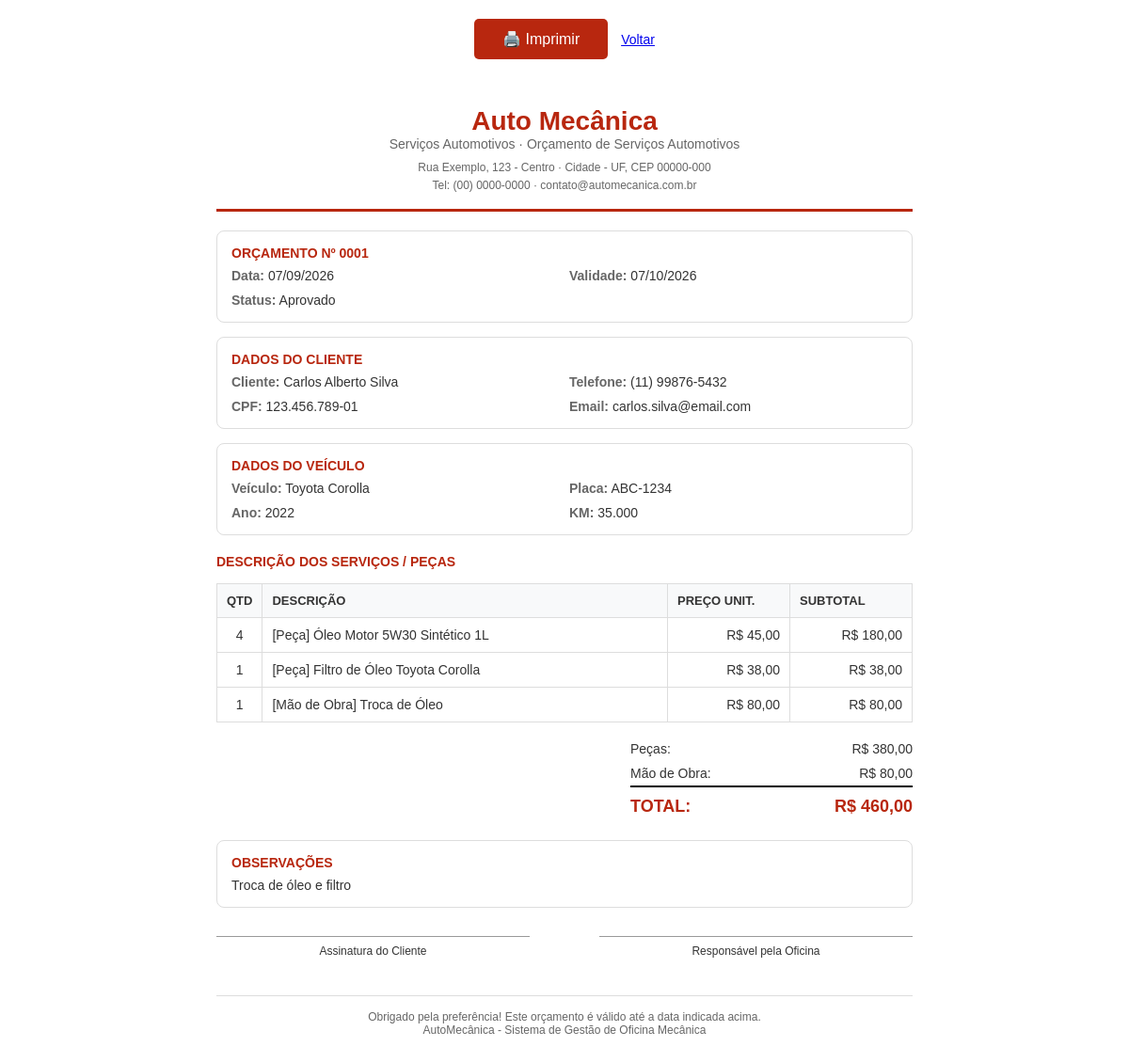
The app's page /pages/orcamentos/imprimir.php?id=1 (signed in) with its own data.
### tables this page shows
CREATE TABLE orcamentos (
  id INT AUTO_INCREMENT PRIMARY KEY,
  numero INT NOT NULL UNIQUE,
  cliente_id INT NOT NULL,
  veiculo_id INT NULL,
  os_id INT NULL,
  data_orcamento DATE NOT NULL,
  data_validade DATE,
  status ENUM('aberto','aprovado','reprovado','cancelado') DEFAULT 'aberto',
  total_pecas DECIMAL(10,2) DEFAULT 0,
  total_mao_obra DECIMAL(10,2) DEFAULT 0,
  total_geral DECIMAL(10,2) DEFAULT 0,
  desconto DECIMAL(10,2) DEFAULT 0,
  observacoes TEXT,
  criado_por INT,
  data_criacao TIMESTAMP DEFAULT CURRENT_TIMESTAMP,
  FOREIGN KEY (cliente_id) REFERENCES clientes(id),
  FOREIGN KEY (veiculo_id) REFERENCES veiculos(id) ON DELETE SET NULL,
  FOREIGN KEY (os_id) REFERENCES ordens_servico(id) ON DELETE SET NULL,
  FOREIGN KEY (criado_por) REFERENCES usuarios(id)
);

CREATE TABLE clientes (
  id INT AUTO_INCREMENT PRIMARY KEY,
  nome VARCHAR(120) NOT NULL,
  cpf VARCHAR(14) UNIQUE,
  telefone VARCHAR(20),
  email VARCHAR(120),
  endereco VARCHAR(255),
  cidade VARCHAR(80),
  observacoes TEXT,
  data_cadastro TIMESTAMP DEFAULT CURRENT_TIMESTAMP,
  data_atualizacao TIMESTAMP DEFAULT CURRENT_TIMESTAMP ON UPDATE CURRENT_TIMESTAMP
);

CREATE TABLE veiculos (
  id INT AUTO_INCREMENT PRIMARY KEY,
  cliente_id INT NOT NULL,
  placa VARCHAR(10) UNIQUE,
  marca VARCHAR(50),
  modelo VARCHAR(60),
  ano YEAR,
  cor VARCHAR(30),
  km_atual INT DEFAULT 0,
  chassi VARCHAR(30),
  marca_id INT NULL,
  modelo_base_id INT NULL,
  modelo_id INT NULL,
  fipe_versao VARCHAR(150) NULL,
  valor_fipe DECIMAL(10,2) NULL,
  fipe_mes_referencia VARCHAR(20) NULL,
  FOREIGN KEY (cliente_id) REFERENCES clientes(id) ON DELETE CASCADE,
  FOREIGN KEY (marca_id) REFERENCES fipe_marcas(id) ON DELETE SET NULL,
  FOREIGN KEY (modelo_base_id) REFERENCES fipe_modelos_base(id) ON DELETE SET NULL,
  FOREIGN KEY (modelo_id) REFERENCES fipe_modelos(id) ON DELETE SET NULL
);

CREATE TABLE orcamento_itens (
  id INT AUTO_INCREMENT PRIMARY KEY,
  orcamento_id INT NOT NULL,
  tipo ENUM('peca','servico') NOT NULL,
  descricao_item VARCHAR(200),
  quantidade INT DEFAULT 1,
  preco_unitario DECIMAL(10,2) DEFAULT 0,
  subtotal DECIMAL(10,2) DEFAULT 0,
  FOREIGN KEY (orcamento_id) REFERENCES orcamentos(id) ON DELETE CASCADE
);

### config/conexao.php (called while the page is built, shortened)
<?php
function esc($dado) {
    return htmlspecialchars((string) $dado, ENT_QUOTES, 'UTF-8');
}
?>

### pages/orcamentos/imprimir.php (the view, shortened to what this page needs)
<?php
require_once __DIR__ . '/../../config/conexao.php';
$id = isset($_GET['id']) ? (int)$_GET['id'] : 0;
$stmt = $conn->prepare("SELECT o.*, c.nome as cliente_nome, c.cpf, c.telefone, c.email, c.endereco, c.cidade, v.marca, v.modelo, v.placa, v.ano, v.km_atual FROM orcamentos o LEFT JOIN clientes c ON c.id = o.cliente_id LEFT JOIN veiculos v ON v.id = o.veiculo_id WHERE o.id = :id");
$stmt->bindParam(':id', $id);
$stmt->execute();
$orcamento = $stmt->fetch();
$stmt = $conn->prepare("SELECT oi.* FROM orcamento_itens oi WHERE oi.orcamento_id = :id ORDER BY oi.id");
$stmt->bindParam(':id', $id);
$stmt->execute();
$itens = $stmt->fetchAll();
?>
<!DOCTYPE html>
<html lang="pt-BR">
<head>
</head>
<body>
    <div class="no-print">
        <button onclick="window.print()">🖨️ Imprimir</button>   <a href="detalhes.php?id=<?php echo $id; ?>" style="margin-left:10px;">Voltar</a>
    </div>
    <div class="container">
        <div class="header">
            <h1><?php echo EMPRESA_NOME; ?></h1>
            <p><?php echo EMPRESA_SLOGAN; ?> · Orçamento de Serviços Automotivos</p>
            <p class="contact-line">
                <?php echo EMPRESA_ENDERECO; ?> · <?php echo EMPRESA_CIDADE; ?><br>
                Tel: <?php echo EMPRESA_TELEFONE; ?> · <?php echo EMPRESA_EMAIL; ?>
            </p>
        </div>
        <div class="info-box">
            <h3>Orçamento Nº <?php echo str_pad($orcamento['numero'], 4, '0', STR_PAD_LEFT); ?></h3>
            <div class="info-grid">
                <div><span class="info-label">Data:</span> <?php echo date('d/m/Y', strtotime($orcamento['data_orcamento'])); ?></div>
                <div><span class="info-label">Validade:</span> <?php echo $orcamento['data_validade'] ? date('d/m/Y', strtotime($orcamento['data_validade'])) : '---'; ?></div>
                <div class="full"><span class="info-label">Status:</span> <?php echo esc(ucfirst($orcamento['status'])); ?></div>
            </div>
        </div>
        <div class="info-box">
            <h3>Dados do Cliente</h3>
            <div class="info-grid">
                <div><span class="info-label">Cliente:</span> <?php echo esc($orcamento['cliente_nome']); ?></div>
                <div><span class="info-label">Telefone:</span> <?php echo esc($orcamento['telefone'] ?: '-'); ?></div>
                <div><span class="info-label">CPF:</span> <?php echo esc($orcamento['cpf'] ?: '-'); ?></div>
                <div><span class="info-label">Email:</span> <?php echo esc($orcamento['email'] ?: '-'); ?></div>
            </div>
        </div>
        <?php if ($orcamento['marca']): ?>
        <div class="info-box">
            <h3>Dados do Veículo</h3>
            <div class="info-grid">
                <div><span class="info-label">Veículo:</span> <?php echo esc($orcamento['marca'] . ' ' . $orcamento['modelo']); ?></div>
                <div><span class="info-label">Placa:</span> <?php echo esc($orcamento['placa']); ?></div>
                <div><span class="info-label">Ano:</span> <?php echo esc($orcamento['ano'] ?: '-'); ?></div>
                <div><span class="info-label">KM:</span> <?php echo number_format($orcamento['km_atual'], 0, ',', '.'); ?></div>
            </div>
        </div>
        <?php endif; ?>
        <h3 style="margin-top:20px; color:#b8270f; text-transform:uppercase; font-size:14px;">Descrição dos Serviços / Peças</h3>
        <table>
            <thead>
                <tr>
                    <th class="text-center" style="width:40px">Qtd</th>
                    <th>Descrição</th>
                    <th style="width:130px">Preço Unit.</th>
                    <th style="width:130px">Subtotal</th>
                </tr>
            </thead>
            <tbody>
                <?php foreach ($itens as $item): ?>
                    <tr>
                        <td class="text-center"><?php echo (int) $item['quantidade']; ?></td>
                        <td>
                            <?php echo $item['tipo'] == 'peca' ? '[Peça] ' : '[Mão de Obra] '; ?>
                            <?php echo htmlspecialchars($item['descricao_item']); ?>
                        </td>
                        <td class="text-right"><?php echo 'R$ ' . number_format($item['preco_unitario'], 2, ',', '.'); ?></td>
                        <td class="text-right"><?php echo 'R$ ' . number_format($item['subtotal'], 2, ',', '.'); ?></td>
                    </tr>
                <?php endforeach; ?>
            </tbody>
        </table>
        <div class="totals">
            <div><span>Peças:</span><span><?php echo 'R$ ' . number_format($orcamento['total_pecas'], 2, ',', '.'); ?></span></div>
            <div><span>Mão de Obra:</span><span><?php echo 'R$ ' . number_format($orcamento['total_mao_obra'], 2, ',', '.'); ?></span></div>
            <div class="grand-total"><span>TOTAL:</span><span><?php echo 'R$ ' . number_format($orcamento['total_geral'], 2, ',', '.'); ?></span></div>
        </div>
        <?php if ($orcamento['observacoes']): ?>
        <div class="info-box" style="margin-top:20px;">
            <h3>Observações</h3>
            <p><?php echo nl2br(htmlspecialchars($orcamento['observacoes'])); ?></p>
        </div>
        <?php endif; ?>
        <div class="stamp">
            <div>Assinatura do Cliente</div>
            <div>Responsável pela Oficina</div>
        </div>
        <div class="footer">
            <p>Obrigado pela preferência! Este orçamento é válido até a data indicada acima.</p>
            <p>AutoMecânica - Sistema de Gestão de Oficina Mecânica</p>
        </div>
    </div>
</body>
</html>

### pages/orcamentos/imprimir.php (style rules this page uses)
* { box-sizing: border-box; margin: 0; padding: 0; }
body { font-family: Arial, sans-serif; font-size: 14px; color: #333; }
.container { max-width: 800px; margin: 0 auto; padding: 30px; }
.header { text-align: center; border-bottom: 3px solid #b8270f; padding-bottom: 15px; margin-bottom: 20px; }
.header h1 { color: #b8270f; font-size: 28px; }
.header p { color: #666; }
.header .contact-line { font-size: 12px; margin-top: 8px; line-height: 1.6; }
.info-box { border: 1px solid #ddd; border-radius: 8px; padding: 15px; margin-bottom: 15px; }
.info-box h3 { font-size: 14px; color: #b8270f; margin-bottom: 8px; text-transform: uppercase; }
.info-grid { display: grid; grid-template-columns: 1fr 1fr; gap: 10px; }
.info-grid .full { grid-column: 1 / -1; }
.info-label { font-weight: bold; color: #666; }
table { width: 100%; border-collapse: collapse; margin: 15px 0; }
table th, table td { padding: 10px; text-align: left; border: 1px solid #ddd; }
table th { background: #f8f9fa; font-size: 13px; text-transform: uppercase; }
.text-right { text-align: right; }
.text-center { text-align: center; }
.totals { margin-left: auto; width: 300px; }
.totals div { display: flex; justify-content: space-between; padding: 5px 0; }
.totals .grand-total { font-size: 18px; font-weight: bold; border-top: 2px solid #000; padding-top: 10px; }
.totals .grand-total span { color: #b8270f; }
.footer { margin-top: 40px; text-align: center; font-size: 12px; color: #666; border-top: 1px solid #ddd; padding-top: 15px; }
.stamp { margin-top: 30px; display: flex; justify-content: space-between; }
.stamp div { width: 45%; text-align: center; border-top: 1px solid #999; padding-top: 8px; font-size: 12px; }
.no-print { text-align: center; margin: 20px 0; }
.no-print button { padding: 12px 30px; font-size: 16px; background: #b8270f; color: #fff; border: none; border-radius: 5px; cursor: pointer; }

### records on screen
orcamentos: numero "0001", data_orcamento "07/09/2026", data_validade "07/10/2026", status "Aprovado", cliente.nome "Carlos Alberto Silva", cliente.telefone "(11) 99876-5432", cliente.cpf "123.456.789-01", cliente.email "carlos.silva@email.com", veiculo.modelo "Toyota Corolla", veiculo.placa "ABC-1234", veiculo.ano "2022", veiculo.km_atual "35.000", total_pecas "380,00", total_mao_obra "80,00", total_geral "460,00", observacoes "Troca de óleo e filtro"
orcamento_itens: quantidade "4", tipo "[Peça]", descricao_item "Óleo Motor 5W30 Sintético 1L", preco_unitario "45,00", subtotal "180,00"
orcamento_itens: quantidade "1", tipo "[Peça]", descricao_item "Filtro de Óleo Toyota Corolla", preco_unitario "38,00", subtotal "38,00"
orcamento_itens: quantidade "1", tipo "[Mão de Obra]", descricao_item "Troca de Óleo", preco_unitario "80,00", subtotal "80,00"

### other values on screen
EMPRESA_NOME "Auto Mecânica"
EMPRESA_SLOGAN "Serviços Automotivos"
EMPRESA_ENDERECO "Rua Exemplo, 123 - Centro"
EMPRESA_CIDADE "Cidade - UF, CEP 00000-000"
EMPRESA_TELEFONE "(00) 0000-0000"
EMPRESA_EMAIL "contato@automecanica.com.br"
